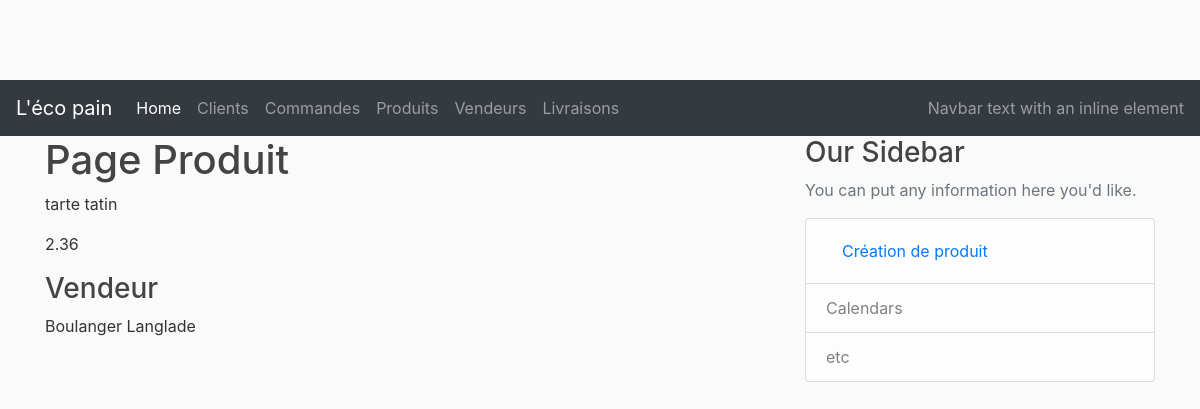
The app's page /products/2 with its own data.
### lecopain/dao/models.py (models this page shows, shortened)
class Product(db.Model)      :
    __tablename__            = 'products'
    id                       = db.Column(db.Integer, primary_key = True)
    name                     = db.Column(db.String(50), nullable = False)
    description              = db.Column(db.String(250))
    price                    = db.Column(db.Float)
    status                   = db.Column(db.String(20))
    selections               = db.relationship('CustomerOrder', secondary = 'order_product', backref = db.backref('selected_products'))
    vendor_id                = db.Column(db.Integer, db.ForeignKey('vendors.id'), nullable = False)

class Vendor(db.Model)        :
    __tablename__             = 'vendors'
    id                        = db.Column(db.Integer, primary_key  = True)
    name                      = db.Column(db.String(50), nullable  = False)
    email                     = db.Column(db.String(200), nullable = False)
    products                  = db.relationship('Product', backref = 'vendor', lazy = True)
    vendorOrders              = db.relationship('VendorOrder', backref = 'vendor', lazy = True)

### lecopain/controllers/product_controller.py (the view)
@product_page.route("/products/<int:product_id>")
def product(product_id):
    product = Product.query.get_or_404(product_id)
    vendor = Vendor.query.get_or_404(product.vendor_id)
    return render_template('/products/product.html', product=product, vendor=vendor)

### lecopain/templates/products/product.html
{% extends "layout.html" %}
{% block content %}
    <h1>Page Produit</h1>
    <div class="content-section">
        <p>{{product.name}}</p>
        <p>{{product.price}}</p>
    </div>
    <div>
        <h3>Vendeur</h3>
    </div>
    <div class="content-section">
        <p>{{vendor.name}}</p>
    </div>
{% endblock %}
{% block right_menu %}
<div class="content-section">
    <h3>Our Sidebar</h3>
    <p class='text-muted'>You can put any information here you'd like.
        <ul class="list-group">
        <li class="list-group-item list-group-item-light">
                <a class="nav-link" href="/products/new">Création de produit</a></li>
        <li class="list-group-item list-group-item-light">Calendars</li>
        <li class="list-group-item list-group-item-light">etc</li>
        </ul>
    </p>
</div>
{% endblock %}

### lecopain/static/main.css (style rules this page uses)
body { background: #fafafa; color: #333333; margin-top: 5rem; }
h1, h2, h3, h4, h5, h6 { color:#444444; }

### records on screen
Product: name "tarte tatin", price "2.36"
Vendor: name "Boulanger Langlade"
